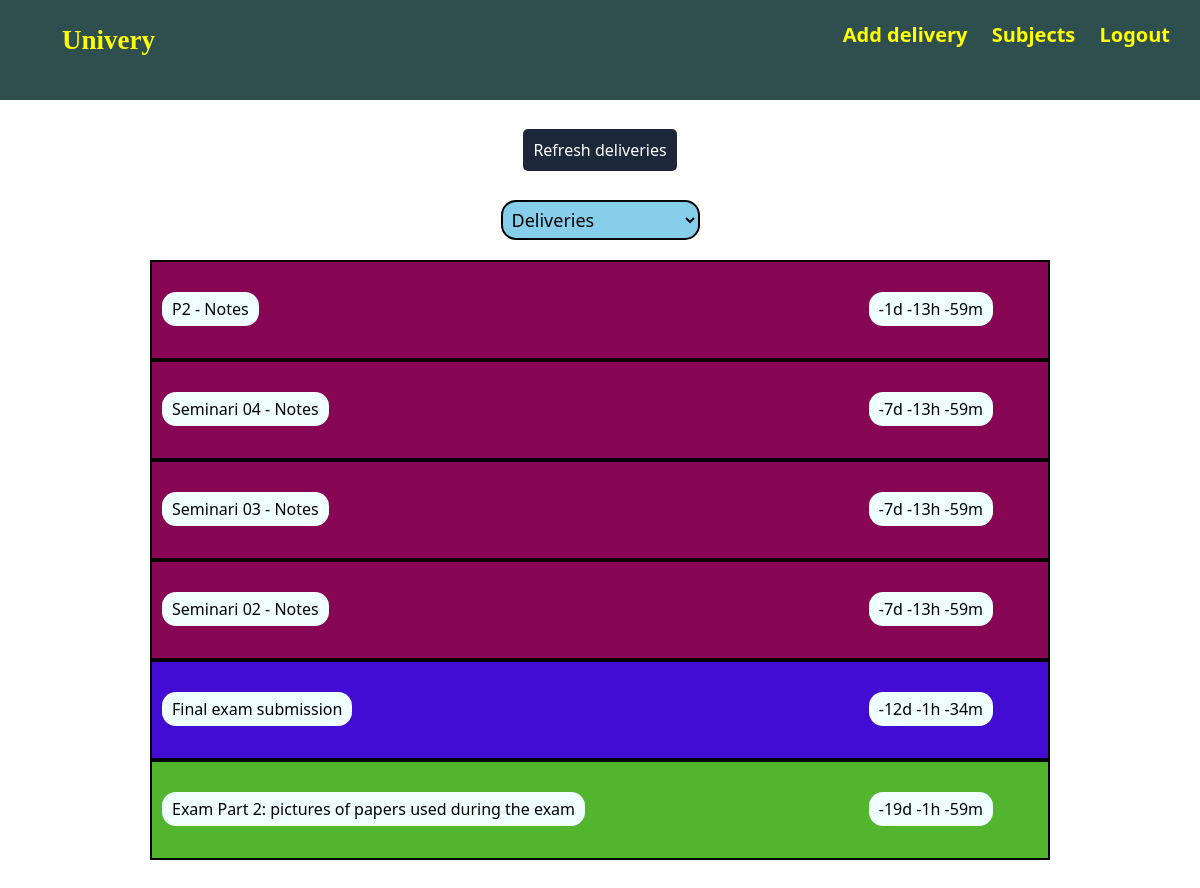
Screenshot of / (signed in) with the database file from the repository.
### app/models.py (models this page shows, shortened)
class Delivery(db.Model):
    id = db.Column(db.Integer, primary_key=True)
    name = db.Column(db.String(50), nullable=False)
    description = db.Column(db.String(400))
    toDate = db.Column(db.DateTime, nullable=True)
    url = db.Column(db.String(300), nullable=True)
    user_id = db.Column(db.Integer, db.ForeignKey('user.id'), nullable=False)
    subject_id = db.Column(db.Integer, db.ForeignKey('subject.id'), nullable=False)
    isDone = db.Column(db.Boolean, nullable=False, default=False)
    isEliminated = db.Column(db.Boolean, nullable=False, default=False)

### app/main/routes.py (the view)
@main.route("/")
@login_required
def home():
    return render_template('delivery/not-done-deliveries.html', title="Home",
            deliveries=get_deliveries_todo(current_user.deliveries))

### app/main/utils.py (called while the page is built)
def get_deliveries_todo(deliveries):
    deliveries = [(i, db.session.query(SubjectModel).filter_by(identification=i.subject_id).first())
        for i in deliveries if not i.isDone and not i.isEliminated]
    return list(reversed(sorted(deliveries, key=lambda x: x[0].toDate)))

### app/models.py (called while the page is built)
@login_manager.user_loader
def load_user(user_id):
    return User.query.get(int(user_id))

### app/templates/delivery/not-done-deliveries.html (shortened to what this page needs)
{% extends "home.html" %}
{% block deliveries %}
<div class="dropdown">
    <select class="delivery-dropdown" id="delivery-type" onchange="deliveryType()">
        <option selected value="undone">Deliveries</option>
    </select>
</div>
<div id="notdone" class="delivery-container">
    {% if deliveries|length > 0 %}
        {% for delivery, subject in deliveries %}
            <div onclick="openPopup([
                    '{{delivery.name}}',
                    '{{delivery.description}}',
                    '{{delivery.toDate}}',
                    '{{delivery.url}}',
                    'Done',
                    '{{subject.name}}',
                    '{{subject.id}}',
                    '{{delivery.id}}'
                    ])"
                    class="delivery-block" style="background-color: {{subject.color}};">
                <div class="delivery-name">
                    <p>{{delivery.name}}</p>
                </div>
                <div class="delivery-date">
                    <p class="time">{{delivery.toDate}}</p>
                </div>
            </div>
        {% endfor %}
    {% else %}
        <div class="delivery-block">
            <div class="delivery-name">
                <p class="vcenter">No future deliveries</p>
            </div>
        </div>
    {% endif %}
</div>
{% endblock deliveries %}

### app/static/style.css (style rules this page uses)
* { margin: 0; padding: 0; box-sizing: border-box; }
.delivery-container { width: min(80%, 900px); margin: 0 auto; height: 600px; overflow-y: scroll; }
.delivery-block { border: 2px solid black; height: 100px; margin-bottom: 0px; }
.delivery-name { width: 80%; float: left; height: 100px; vertical-align: middle; padding-left: 10px; padding-right: 10px; display: inline-block; padding-top: 30px; }
.delivery-name p { background-color: azure; color: black; width: fit-content; padding: 5px 10px; border-radius: 14px; }
.delivery-date { width: 20%; float: left; height: 100px; vertical-align: middle; display: inline-block; padding-top: 30px; }
.delivery-date p { background-color: azure; color: black; width: fit-content; padding: 5px 10px; border-radius: 14px; }
.time { color: chartreuse; }
.dropdown { text-align: center; margin-bottom: 20px; font-size: 18px; }
.delivery-dropdown { float: center; background-color: skyblue; padding: 5px; border: 2px solid black; border-radius: 15px; }

### rows the page displays
Delivery: name "P2 - Notes"
Delivery: name "Seminari 04 - Notes"
Delivery: name "Seminari 03 - Notes"
Delivery: name "Seminari 02 - Notes"
Delivery: name "Final exam submission"
Delivery: name "Exam Part 2: pictures of papers used during the exam"
